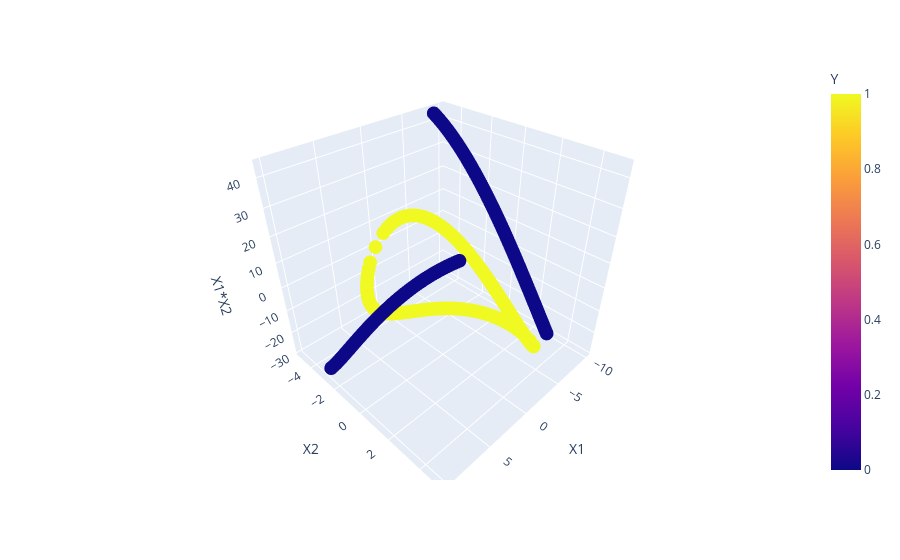

Notebook cell for this chart:
### Code cell
import plotly.express as px
fig = px.scatter_3d(df,x='X1',y = 'X2',z = 'X1*X2',color = 'Y')
fig.show()

### Figure 1 — Plotly figure (JSON) as saved in the notebook; plotly's stock layout.template omitted (floating-point values rounded to 4 significant figures; data arrays with more than 128 entries replaced by an {"elided": "..."} marker saying what was removed)
{"data": [{"hovertemplate": "X1=%{x}<br>X2=%{y}<br>X1*X2=%{z}<br>Y=%{marker.color}<extra></extra>", "legendgroup": "", "marker": {"color": {"elided": "400 int values"}, "coloraxis": "coloraxis", "symbol": "circle"}, "mode": "markers", "name": "", "scene": "scene", "showlegend": false, "type": "scatter3d", "x": {"elided": "400 float values"}, "y": {"elided": "400 float values"}, "z": {"elided": "400 float values"}}], "layout": {"coloraxis": {"colorbar": {"title": {"text": "Y"}}, "colorscale": [[0, "#0d0887"], [0.1111, "#46039f"], [0.2222, "#7201a8"], [0.3333, "#9c179e"], [0.4444, "#bd3786"], [0.5556, "#d8576b"], [0.6667, "#ed7953"], [0.7778, "#fb9f3a"], [0.8889, "#fdca26"], [1, "#f0f921"]]}, "legend": {"tracegroupgap": 0}, "margin": {"t": 60}, "scene": {"domain": {"x": [0, 1], "y": [0, 1]}, "xaxis": {"title": {"text": "X1"}}, "yaxis": {"title": {"text": "X2"}}, "zaxis": {"title": {"text": "X1*X2"}}}}}
